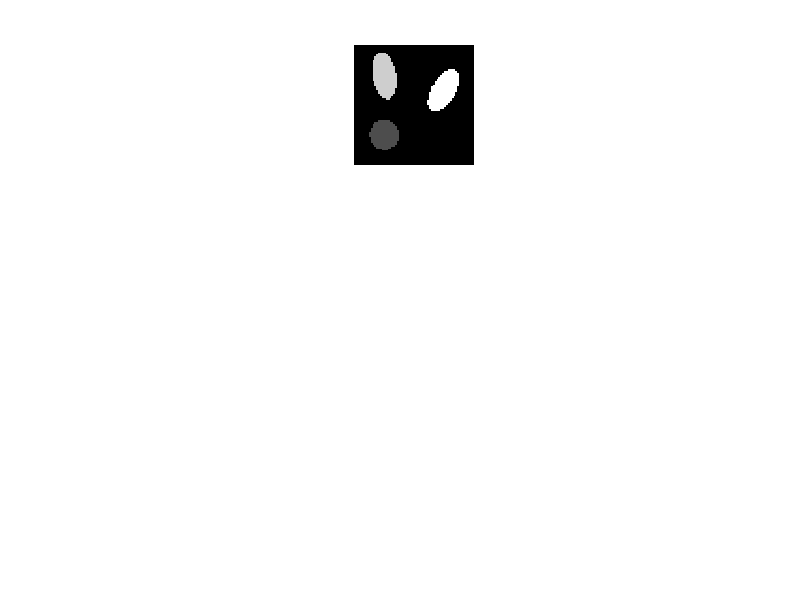

Here is the MATLAB script that generated this plot: (Note: this script raises an error after producing the figure.)
% phantom experiemnt Fluor imaging/unfolding 
clear; close all
cd('/home/jschoormans/lood_storage/divi/Projects/cosart/CS_simulations/chemical_shift_fluor19_sims')
addpath(genpath('/home/jschoormans/lood_storage/divi/Projects/cosart/Matlab_Collection/spot-master'))
addpath(genpath('/home/jschoormans/lood_storage/divi/Projects/cosart/Matlab_Collection/exportfig'));
%% parameters
Nx=64;  %number of voxels
Gx=0.0004 %T/m gradient strength 
Lx=0.1; %FOV size 

rr = @(I) reshape(I,[Nx,Nx])

%% create phantom 

P1 = phantom([100,0.4,0.2,0.5,0.25,60], [64]);
P2 = phantom([80,0.2,0.4,-0.5,0.5,10], [64]);
P3 = phantom([30,0.25,0.25,-0.5,-0.5,50], [64]);
I=P1+P2+P3;

figure(1); subplot(311); imshow(I,[]);axis off;


%%
[PFCE,PFCE_alpha,PFOB,PFOB_alpha]=calcspectra(Gx,Nx,Lx)

% HOW TO DEAL WITH THIS DISCRETIZATION???
Spectrum=zeros(1,15);

Spectrum(round(PFOB)+abs(min(round(PFOB)))+1)=PFOB_alpha./sum(PFOB_alpha(:))
figure(1); subplot(312); stem(Spectrum); 

offset=-(min(round(PFOB)));
A=opConvolve(Nx,Nx,Spectrum,[0 offset],'cyclic') %cyclic/ truncated?
Ic=A*I(:);
figure(1); subplot(313);  imshow(rr(Ic),[]); axis off;

%% 
figure(2); subplot(221); imshow(rr(I),[]); axis off; title('phantom - no noise')

%% inverse; kspace

F=opDFT2(64,64,1); % FOURIER OP 

%UNDERSAMPLING OPERATOR
addpath(genpath('/home/jschoormans/lood_storage/divi/Projects/cosart/Matlab_Collection/CS Excercise'))
pdf=genPDF([64,64],2,0.4,2,0.2,1);
mask=genSampling(pdf,10,10);
imshow(squeeze(mask));
maskf=fftshift(mask);
l=[1:64*64];
mask2=(l(~maskf(:))); %indices of rows in FDT2 matrix that should be removed (were not sampled!)
R=opExcise(F,mask2,'rows');


K=R*A*I(:);

sigma2=12;
K=K+randn(size(K))*sigma2; %add noise to K

A2=R*A; 
Klin=R'*K;
figure(2); subplot(222); imshow(rr(Klin),[]); axis off; title('deconvolution')


 figure(2); subplot(223); imshow(rr(abs(R'*K)),[]); axis off; title('linear recon of noisy kspace')

%% recon in k-space (do spectrum shift in k-space, no need for FFT all the time??) 

CGK=nl_conjgrad_fluor(A2,K,zeros(size(K)),20,I(:),8,64,64); 
figure(2); subplot(224); imshow(rr(abs(CGK)),[]); axis off; title('CG-k space')

cd('/home/jschoormans/lood_storage/divi/Projects/cosart/CS_simulations/chemical_shift_fluor19_sims/figs')

figure(3); imshow(rr(I),[]); axis off;
export_fig phantom.pdf -native
figure(4); imshow(rr(Klin),[]); axis off
export_fig linear_recon.pdf -native
figure(5); imshow(rr(abs(opInverse(A)*(R'*K))),[]); axis off;
export_fig deconvolution.pdf -native
figure(6); imshow(rr(abs(CGK)),[]); axis off;
export_fig CG.pdf -native
figure(7);  imshow(squeeze(mask)); axis off;
export_fig mask.pdf -native
